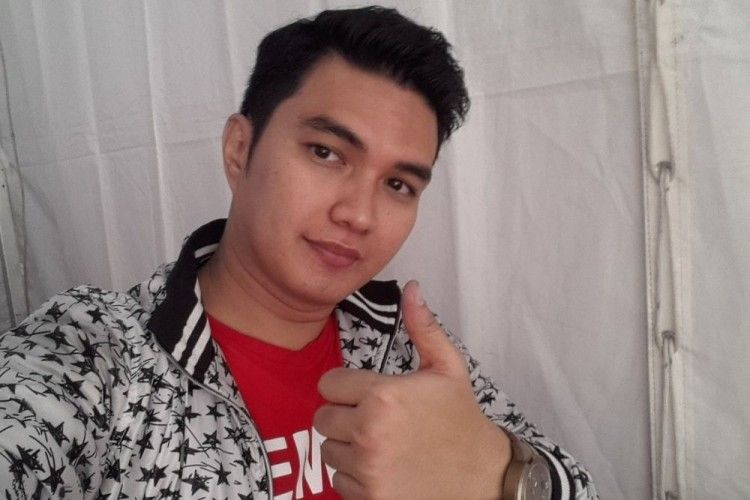
#> input picture Aldi Taher.jpg, 750 x 500 px
$ jupyter execute 'L4 Corner Detector.ipynb'
#> lines starting #> are read from the running program, lines starting #| are printed output that depends on the picture
Corner Detector

[cell 1]
# Menggunakan Shi-Tomasi GFTT untuk deteksi ujung (corner detection)
import numpy as np
import cv2
from matplotlib import pyplot as plt

[cell 2]
# gunakan gambar
img = cv2.imread('Aldi Taher.jpg')
#> img is the input picture: shape (500, 750, 3); mean B, G, R 126.7, 129.3, 148.2
gray = cv2.cvtColor(img,cv2.COLOR_BGR2GRAY)
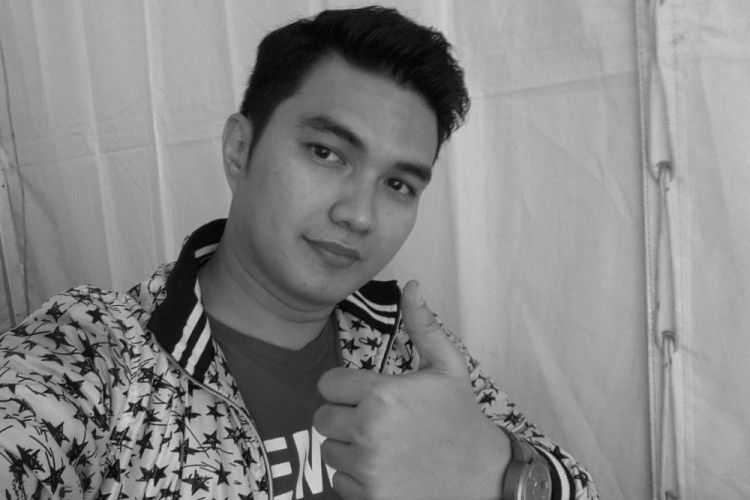
#> gray: shape (500, 750); min 0, max 222, mean 134.7

# deteksi pojok dengan GFTT
corners = cv2.goodFeaturesToTrack(gray,1000,0.01,10)
#> corners = 517 rows, first 8: [129, 403], [123, 393], [152, 479], [209, 382], [165, 436], [152, 448], [186, 417], [256, 481]
corners = np.int0(corners)

# menampilkan jumlah titik terdeteksi dengan fungsi numpy (np.ndarray.shape)
print("jumlah titik terdeteksi = ", corners.shape[0])
#| jumlah titik terdeteksi =  517

# untuk ditampilkan di Matplotlib, urutan band dibalik
rgb = cv2.cvtColor(img,cv2.COLOR_BGR2RGB)

# perbesar ukuran hasil plotting
plt.rcParams["figure.figsize"] = (20,20)

# untuk tiap pojok yang terdeteksi, munculkan pada gambar
for i in corners:
    x,y = i.ravel()
    cv2.circle(rgb,(x,y),3,255,-1)
#> this loop made 517 passes
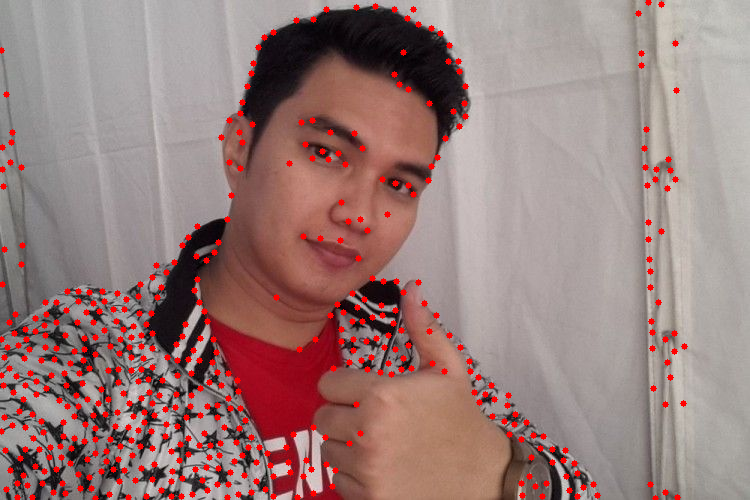
#> rgb: shape (500, 750, 3); mean R, G, B 153.9, 125.3, 122.7
plt.imshow(rgb),plt.show()

$ run again, with Crop Vietnamese rambutan.jpg copied over Aldi Taher.jpg
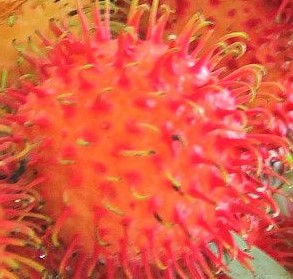
#> input picture Crop Vietnamese rambutan.jpg, 293 x 279 px
#> img is the input picture: shape (279, 293, 3); mean B, G, R 66.6, 89.9, 224.1
#> `gray = cv2.cvtColor(img,cv2.COLOR_BGR2GRAY)`:
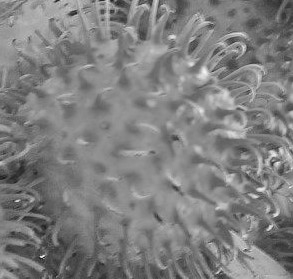
#> gray: shape (279, 293); min 25, max 244, mean 127.4
#> corners = 340 rows, first 8: [40, 256], [15, 201], [55, 1], [257, 189], [267, 229], [274, 215], [271, 162], [76, 13]
#| jumlah titik terdeteksi =  340
#> the loop `for i in corners:` made 340 passes
#> after the loop `for i in corners:`:
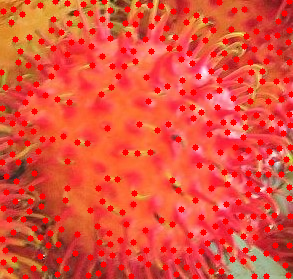
#> rgb: shape (279, 293, 3); mean R, G, B 228.9, 78.5, 58
